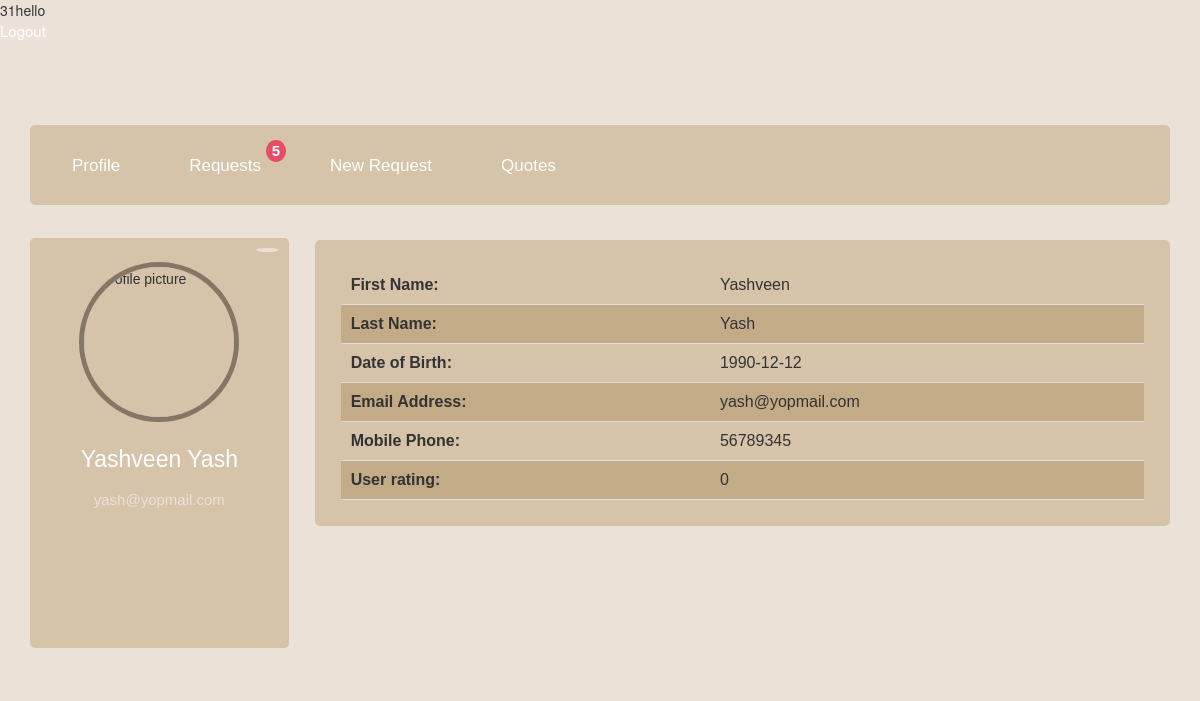
The app's page /img/userprofile.php (signed in) with its own data.
### tables this page shows
CREATE TABLE IF NOT EXISTS `customer_table` (
  `customer_id` int(6) NOT NULL AUTO_INCREMENT,
  `login_id` int(6) NOT NULL,
  `first_name` varchar(64) NOT NULL,
  `last_name` varchar(64) NOT NULL,
  `dob` date NOT NULL,
  `tel_mob` int(15) NOT NULL,
  `email` varchar(64) NOT NULL,
  `user_rating` int(1) NOT NULL,
  PRIMARY KEY (`customer_id`)
);

### img/userprofile.php (the view, shortened to what this page needs)
<?php
include('includes/connection.php');
$page="userprofileinfo";
$user = array();
                $access_level = $_SESSION['access_level'];
                $userid = $_SESSION['userid'];
                print $userid;
                if($access_level == 2){
print 'hello1';
                  $sql = "SELECT * FROM customer_table WHERE login_id=" . $userid;
                  $result = mysqli_query($mysqli, $sql);
                  if (mysqli_num_rows($result) > 0) {
                    $user = mysqli_fetch_assoc($result);
                  }
                }
                else{
print 'hello';
                      $sql = "SELECT * FROM customer_table WHERE login_id=" . $userid;
                  $result = mysqli_query($mysqli, $sql);
                  if (mysqli_num_rows($result) > 0) {
                    $user = mysqli_fetch_assoc($result);
                  }
                }
                ?>
<!DOCTYPE HTML>
<html>
<head>
<link rel="stylesheet" href="css/style.css" />
</head>
<body>
  <div id="wrapper">
    <div id="main_content">
<div id="top_header">
  	<div class="action_section">
  		<ul>
			<li class="contact"><a href="index.php?action=logout">Logout</a>
      </li>
		</ul>
	</div>
</div>
    <body>
        <div class="main-container">
            <header class="block">
                <ul class="header-menu horizontal-list">
                    <li>
                        <a class="header-menu-tab" href="userprofile.php"><span class="icon entypo-cog scnd-font-color"></span>Profile</a>
                    </li>
                    <li>
                        <a class="header-menu-tab" href="userprofile.php?page=requests"><span class="icon fontawesome-user scnd-font-color"></span>Requests</a>
                        <a class="header-menu-number" href="#4">5</a>
                    </li>
                    <li>
                        <a class="header-menu-tab" href="userprofile.php?page=newrequest"><span class="icon fontawesome-envelope scnd-font-color"></span>New Request</a>
                    </li>
                    <li>
                        <a class="header-menu-tab" href="userprofile.php?page=customerquotes"><span class="icon fontawesome-star-empty scnd-font-color"></span>Quotes</a>
                    </li>
                </ul>
                <div class="profile-menu">
                </div>
            </header>
            <div class="left-container container">
                <div class="profile block">
                    <a class="add-button" href="#28"><span class="icon entypo-plus scnd-font-color"></span></a>
                    <div class="profile-picture big-profile-picture clear">
                        <img width="150px" alt="profile picture" src="http://www.readingfc.co.uk/images/common/bg_player_profile_default_big.png" >
                    </div>
                    <h1 class="user-name">
                      <?php
                        if($access_level == 3){
                          print $user['first_name'].' '.$user['last_name'];
                        }
                        else{
                          print $user['company_name'];
                        }
                      ?>
                    </h1>
                    <?php
                        $sql = "SELECT * FROM customer_table WHERE login_id=" . $userid;
                        $result = mysqli_query($mysqli, $sql);
                        while($row = mysqli_fetch_assoc($result)){
                        print '<div class="profile-description">';
                        print '<p class="scnd-font-color">' .$row['email']. '</p>';
                        print '</div>';
                      }
                    ?>
                </div>
            </div>
            <div class="right-container container">
                <div class="join-newsletter block">
                  <div id="main-content">
                    <?php include($page.'.php');?>
                  </div>
                </div>
            </div>
        </div>
    </body>
    </div>
  </div>
</body>
</html>

### userprofileinfo.php (shortened to what this page needs)
<?php
                 $sql = "SELECT * FROM customer_table WHERE login_id=" . $userid;
                 $result = mysqli_query($mysqli, $sql);
                 while($row = mysqli_fetch_assoc($result)){
                  print '<div class ="user-profile">';
                      print '<table>';
                      print '<tr>';
                      print '<td id="profile-text"><strong>First Name: </strong></td>';
                      print '<td id="profile-text">' .$row['first_name']. '</td>';
                      print '</tr>';
                      print '<tr>';
                      print '<td id="profile-text"><strong>Last Name: </strong></td>';
                      print '<td id="profile-text">' .$row['last_name']. '</td>';
                      print '</tr>';
                      print '<tr>';
                      print '<td id="profile-text"><strong>Date of Birth: </strong></td>';
                      print '<td id="profile-text">' .$row['dob']. '</td>';
                      print '</tr>';
                      print '<tr>';
                      print '<td id="profile-text"><strong>Email Address: </strong></td>';
                      print '<td id="profile-text">' .$row['email']. '</td>';
                      print '</tr>';
                      print '<tr>';
                      print '<td id="profile-text"><strong>Mobile Phone: </strong></td>';
                      print '<td id="profile-text">' .$row['tel_mob']. '</td>';
                      print '</tr>';
                      print '<td id="profile-text"><strong>User rating: </strong></td>';
                      print '<td id="profile-text">' .$row['user_rating']. '</td>';
                      print '</table>';
                    print '</div>';
                  }
               ?>

### css/style.css (style rules this page uses)
[class*="entypo-"]:before { font-family: 'entypo', sans-serif; }
[class*="fontawesome-"]:before { font-family: 'FontAwesome', sans-serif; }
* { -webkit-box-sizing: border-box; -moz-box-sizing: border-box; box-sizing: border-box; }
body { background: #eae2d6; }
ul { list-style-type: none; margin: 0; padding-left: 0; }
h1 { font-size: 23px; }
p { font-size: 15px; }
a { text-decoration: none; font-size: 15px; }
h1, h2, p, a, span { color: #fff; }
.scnd-font-color { color: #eae2d6; }
.horizontal-list { margin: 0; padding: 0; list-style-type: none; }
.horizontal-list li { float: left; }
.clear { clear: both; }
.icon { font-size: 25px; }
.profile-picture { border-radius: 100%; overflow: hidden; -webkit-box-sizing: content-box; -moz-box-sizing: content-box; box-sizing: content-box; }
.big-profile-picture { margin: 0 auto; border: 5px solid #867666; width: 150px; height: 150px; }
.main-container { font-family: 'Ubuntu', sans-serif; width: 95%; height: 1725px; margin: 6em auto; }
header { height: 80px; }
.header-menu { font-size: 17px; line-height: 80px; }
.header-menu li { position: relative; -webkit-transform: translateZ(0); }
.header-menu-tab { padding: 0 27px; display: block; line-height: 74px; font-size: 17px; -webkit-transition: background .3s; transition: background .3s; }
.header-menu-tab .icon { padding-right: 15px; }
.header-menu-number { position: absolute; line-height: 22px; padding: 0 6px; font-weight: 700; background: #e64c65; border-radius: 100%; top: 15px; right: 2px; -webkit-transition: all .3s linear; transition: all .3s linear; }
.profile-menu { float: right; height: 80px; padding-right: 20px; }
.container { float: left; width: 300px; padding-left: 0px; }
.block { margin-bottom: 25px; background: #d5c3aa; border-radius: 5px; }
.left-container { width: 24%; margin-right: 1%; }
.profile { height: 410px; margin-top: 8px; }
.add-button .icon { float: right; line-height: 18px; width: 23px; border: 2px solid; border-radius: 100%; font-size: 18px; text-align: center; margin: 10px; }
.user-name { margin: 25px 0 16px; text-align: center; }
.profile-description { width: 210px; margin: 0 auto; text-align: center; }
.right-container { width: 75%; padding-right: 0px; }
table { border-collapse: collapse; width: 100%; }
th, td { padding: 8px; text-align: left; border-bottom: 1px solid #ddd; }
tr:nth-child(even) { background-color: #c4ab88 }
.user-profile { padding: 3%; }
#profile-text { padding: 10px; }

### records on screen
customer_table: first_name "Yashveen", last_name "Yash", email "yash@yopmail.com", dob "1990-12-12", tel_mob "56789345", user_rating "0"

### other values on screen
$userid "1"
